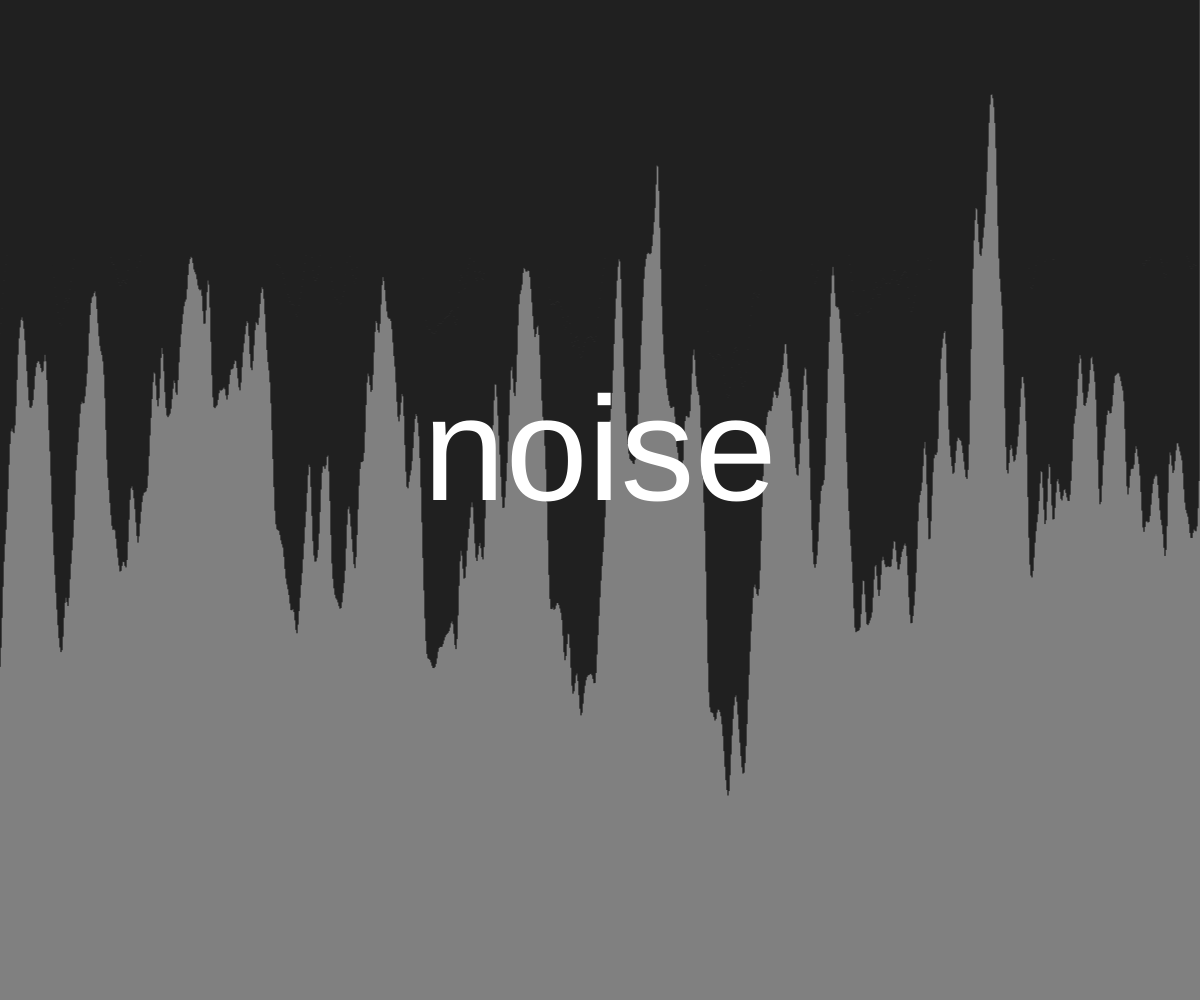
Frame 1 (no input)
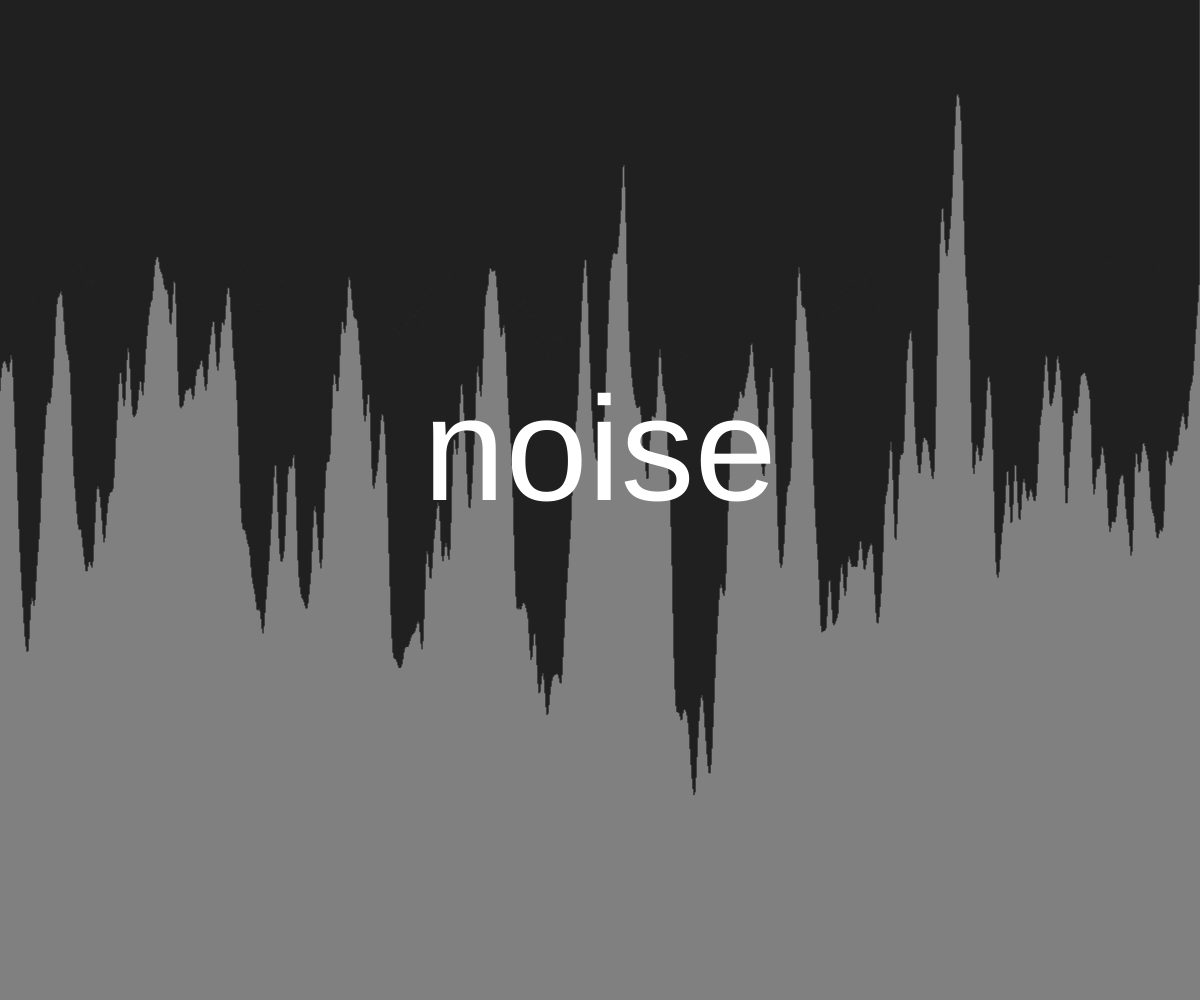
Frame 60 (no input)
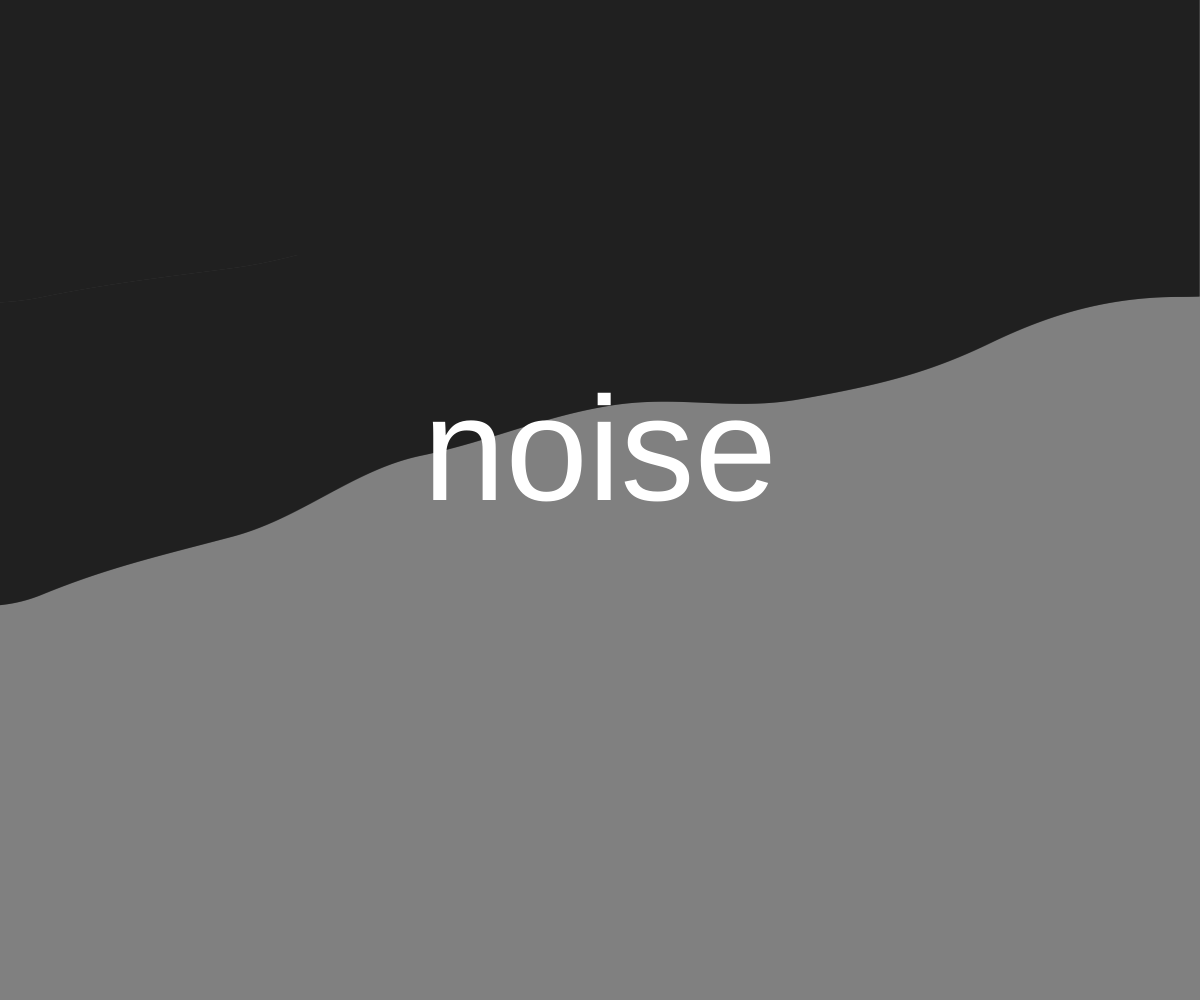
Frame 120 (the mouse pressed at the canvas centre since frame 60)

The p5.js sketch that drew these frames (run headless with seeded random() and noise() and a simulated clock; from frame 60 on, the mouse is pressed at the canvas centre):

// p5.js sketch
// ── sketch.js
/*

Ejemplificar la función NOISE

*/

let func = false;
let zoom;

function setup() {
  // sketch a pantalla completa
  createCanvas(windowWidth, windowHeight);
  textAlign(CENTER);
  textFont("Helvetica");
  textSize(148);
  fill(255);
}

function draw(){

  zoom = 1 + map(mouseX, 0, width, 30, 3000);
  background('gray');

  if(func){
    // random
    for(let i = 0; i < width; i++){
      line(i, 0, i, random(height));
    }
    text("random", width/2, height/2);

  }else{
    // noise
    for(let i = 0; i < width; i++){
      let n = noise(i/zoom + millis()/900) * height;
      line(i, 0, i, n);
    }
    text("noise", width/2, height/2);
  }
}

function keyTyped(){
  func = !func;
}
